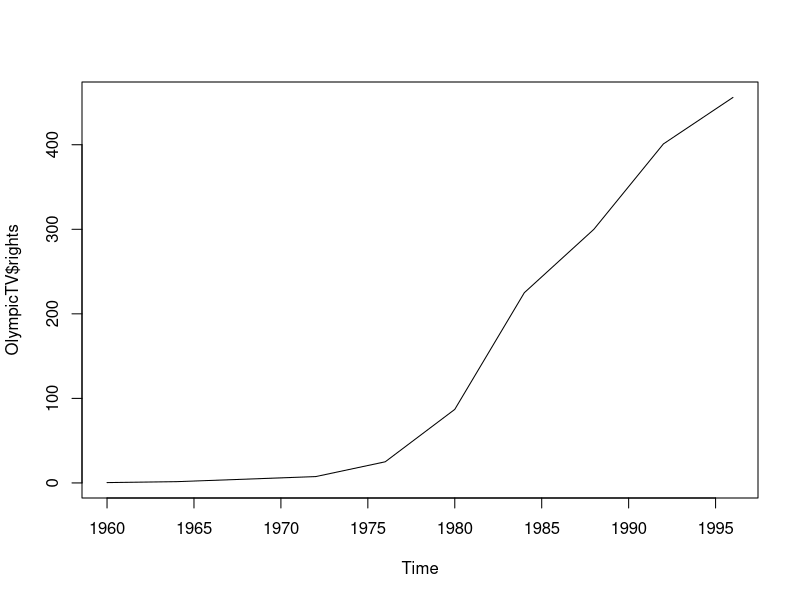

This chart was generated by the following R code:
library(AER)


### Name: OlympicTV
### Title: Television Rights for Olympic Games
### Aliases: OlympicTV
### Keywords: datasets

### ** Examples

data("OlympicTV")
plot(OlympicTV$rights)
